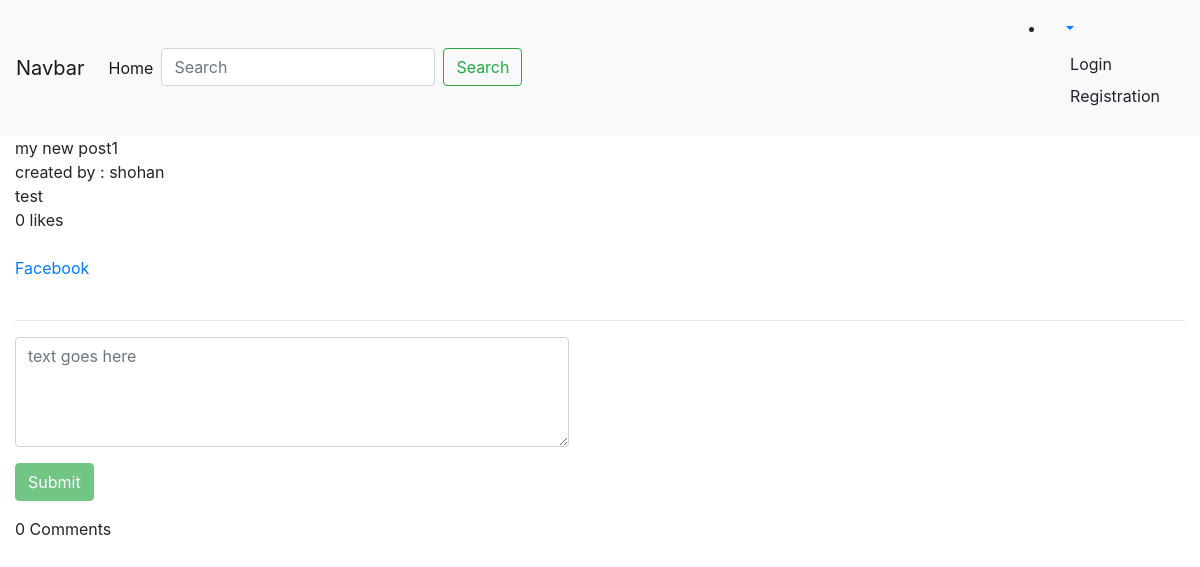
/blog/blog/1/my-new-post1/, run on the app's committed database.
### blog/models.py (models this page shows, shortened)
class Post(models.Model):
    STATUS_CHOICES = (
        ('draft', 'Draft'),
        ('published', 'Published'),
    )
    title = models.CharField(max_length=100)
    slug = models.SlugField(max_length=120)
    author = models.ForeignKey(User, on_delete=models.CASCADE, related_name='blog_post')
    body = models.TextField()
    likes = models.ManyToManyField(User, related_name='likes', blank=True)
    created = models.DateTimeField(auto_now_add=True)
    updated = models.DateTimeField(auto_now=True)
    status = models.CharField(max_length=10, choices=STATUS_CHOICES, default='draft')
    def total_likes(self):
        return self.likes.count()

### blog/views.py (the view)
# urls.py: path('blog/<id>/<slug>/', views.post_details, name='post_details'),
def post_details(request, id, slug):
    post = get_object_or_404(Post, id=id)
    comments = comment.objects.filter(post=post,reply=None).order_by('-id')
    is_liked = False
    if post.likes.filter(id=request.user.id).exists():
        is_liked = True
    if request.method == 'POST':
        comment_form = CommentForm(request.POST or None)
        if comment_form.is_valid():
            content = request.POST.get('content')  # content is the attr of model named comment
            reply_id = request.POST.get('comment_id')
            comment_qs = None
            if reply_id:
                comment_qs = comment.objects.get(id=reply_id)
            comments = comment.objects.create(post=post, user=request.user, content=content, reply=comment_qs)
            comments.save()
            return HttpResponseRedirect(post.get_absolute_url())
    else:
        comment_form = CommentForm()
    context = {
        'post': post,
        'is_liked': is_liked,
        'total_likes': post.total_likes(),
        'comments': comments,
        'comment_form': comment_form,
    }
    if request.is_ajax():
        html = render_to_string('blog/comments.html', context, request=request)
        return JsonResponse({'form': html})
    return render(request, 'blog/post_details.html', context)

### blog/forms.py
class CommentForm(forms.ModelForm):
    content = forms.CharField(label='', widget=forms.Textarea(
        attrs={'class': 'form-control', 'placeholder': 'text goes here', 'rows': '4', 'cols': '50'}))
    class Meta:
        model = comment
        fields = ['content']

### templates/blog/post_details.html (shortened to what this page needs)
{% extends 'blog/base.html' %}
{% block content %}
    {{ post.title }}
    <br>
    created by : {{ post.author }}<br>
    {{ post.body }}
    <br>
    <div id='like-section'>
        {% include 'blog/like_section.html' %}
    </div>
    <br>
    <a href="https://www.facebook.com/sharer/sharer.php?u={{ request.build_absolute_uri }}">
        Facebook
    </a>
    <br>
    <br>
    <hr>
    <div class="main-comment-section">
        {% include 'blog/comments.html' %}
    </div>
{% endblock %}

### data on the page
Post: title "my new post1", author "shohan", body "test"

### other printed values
{{ total_likes }} "0"
{{ total_likes | pluralize }} "s"
{{ comments.count }} "0"
